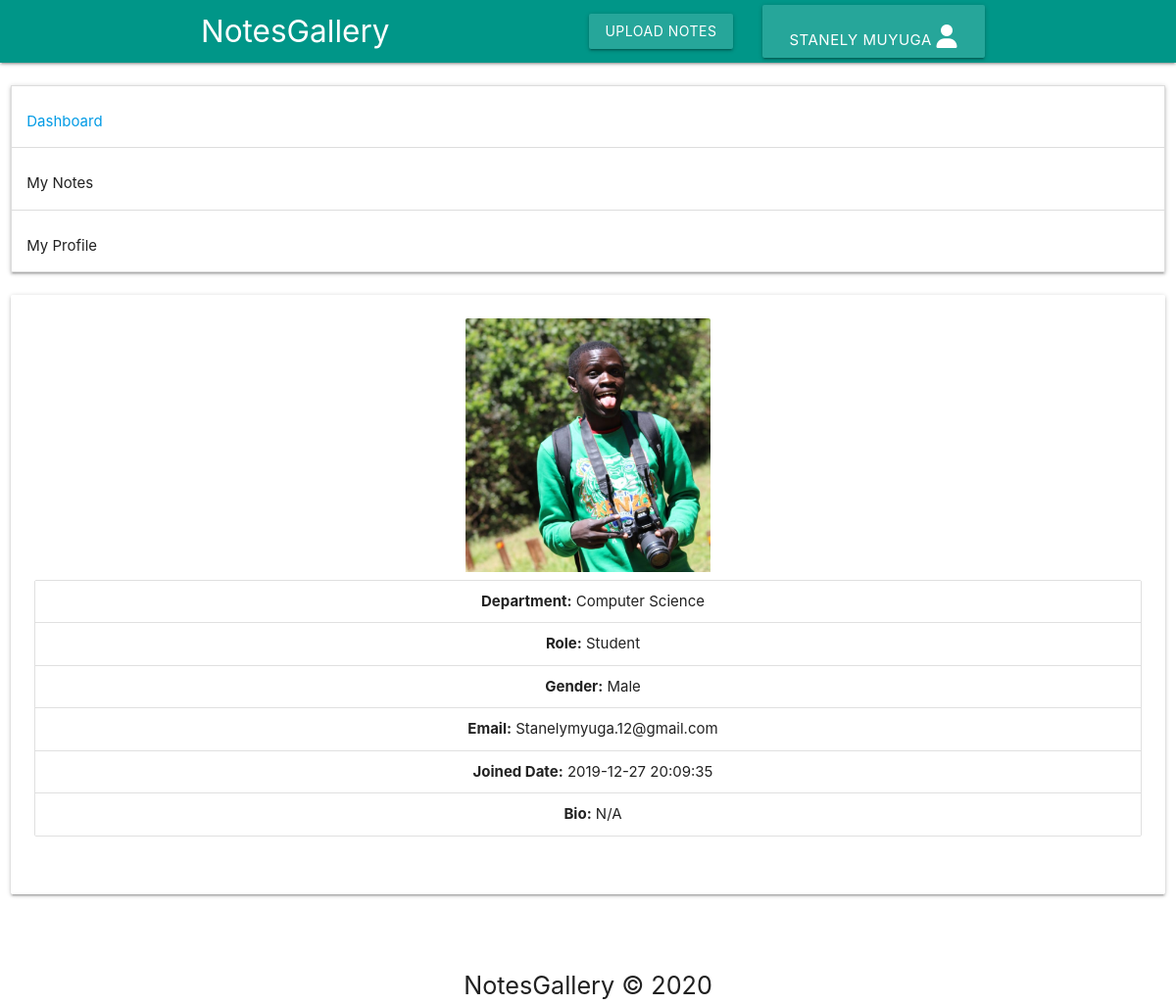
Page /dashboard/check-profile.php (signed in) on the committed database.
### tables this page shows
CREATE TABLE `users` (
  `id` int(11) NOT NULL,
  `username` varchar(225) NOT NULL,
  `name` varchar(225) NOT NULL,
  `about` varchar(300) NOT NULL DEFAULT 'N/A',
  `role` varchar(225) NOT NULL,
  `email` varchar(225) NOT NULL,
  `token` varchar(225) NOT NULL,
  `gender` varchar(225) NOT NULL,
  `password` varchar(225) NOT NULL,
  `course` varchar(225) NOT NULL,
  `image` varchar(225) NOT NULL DEFAULT 'profile.jpg',
  `joindate` varchar(225) NOT NULL
);

### dashboard/check-profile.php (the view, shortened to what this page needs)
<?php
if (isset($_SESSION['id'])) {
    include '../includes/dbh.inc.php';
    ?>
<!DOCTYPE html>
<html lang="en">
<head>
  <link rel="stylesheet" href="../css/materialize.min.css">
  <link rel="stylesheet" href="../css/custom.css">
  <link rel="stylesheet" href="../css/fontawesome/css/all.css">
</head>
<body>
 <div class="navbar-fixed">
        <nav class="teal">
            <div class="container">
                <div class="nav-wrapper">
                    <a href="index.php" class="brand-logo">NotesGallery</a>
                    <a href="#" class="sidenav-trigger" data-target="mobile-nav">
                        <ul class="right hide-on-med-and-down">
                            <li><a href="upload-notes.php" class="btn">Upload Notes</a></li>
                            <li><a class='dropdown-trigger btn btn-large' href='#' data-target='dropdown1'><?php echo $_SESSION['name'] ?> <i class="fas fa-user"></i> </a>
                            </li>
                        </ul>
                    </a>
                </div>
            </div>
        </nav>
    </div>
  <section class="section">
    <div class="container-fluid">
      <div class="row">
        <div class="col s12 m12">
           <ul class="collapsible">
    <li>
      <div class="collapsible-header"><a href="index.php">Dashboard</a></div>
    </li>
    <li>
      <div class="collapsible-header">My Notes</div>
    </li>
    <li>
      <div class="collapsible-header">My Profile</div>
    </li>
  </ul>
        </div>
        <div class="col s12 m12 center-on-small-only">
          <div class="card">
            <div class="card-content">
                    <div class="row">
                      <?php
                      $sql = "SELECT * FROM users WHERE id = ?";
                      $stmt = mysqli_stmt_init($conn);
                      if(!mysqli_stmt_prepare($stmt, $sql)){
                       echo '<div class="alert alert-danger fade center">
                              <p class="alert-heading h4">An error occured.!</p>
                          </div>';
                          exit();
                      } else {
                        mysqli_stmt_bind_param($stmt, "s", $_SESSION['id']);
                        mysqli_stmt_execute($stmt);
                        $result = mysqli_stmt_get_result($stmt);
                        if(mysqli_num_rows($result) > 0){
                          $row = mysqli_fetch_array($result);
                        }
                      }
                      ?>
                      <div class="col s12 m12">
                        <div class="card-image">
                           <img src="profile-pics/<?php echo $row['image'] ?>" alt="<?php echo $row['name'] ?>">
                        </div>
                        <ul class="collection with-header center">
                        <li class="collection-item"><b>Department:</b> <?php echo $row['course']; ?></li>
                        <li class="collection-item"><b>Role:</b> <?php echo ucfirst($row['role']) ?></li>
                        <li class="collection-item"><b>Gender:</b> <?php echo ucfirst($row['gender']) ?></li>
                        <li class="collection-item"><b>Email:</b> <?php echo ucfirst($row['email']) ?></li>
                        <li class="collection-item"><b>Joined Date:</b> <?php echo ucfirst($row['joindate']) ?></li>
                        <li class="collection-item"><b>Bio:</b> <?php echo ucfirst($row['about']) ?></li>
                      </ul>
                      </div>
                    </div>
            </div>
          </div>
      </div>
    </div>
  </section>
  <footer class="note-footer center">
    <div class="container">
      <p class="flow-text">NotesGallery &COPY; <script>document.write(new Date().getFullYear());</script></p>
    </div>
  </footer>
</body>
</html>
<?php
} else {
        echo '<script>alert("You need to login to view this page.!");window.location.href="../login.php";</script>';
        exit();
    }?>

### css/custom.css (style rules this page uses)
html, body { height: 100%; }
.brand-logo { margin-left: 25px; }
.collapsible li { margin-top: 10px; }
.note-footer { flex-shrink: 0; }

### dashboard/check-profile.php (style rules this page uses)
.card-image { margin: 0 auto; width: 250px; height: auto; }

### rows in the picture
users: image (picture), course "Computer Science", role "Student", gender "Male", email "Stanelymyuga.12@gmail.com", joindate "2019-12-27 20:09:35", about "N/A"

### other values in the picture
$_SESSION['name'] "STANELY MUYUGA"
